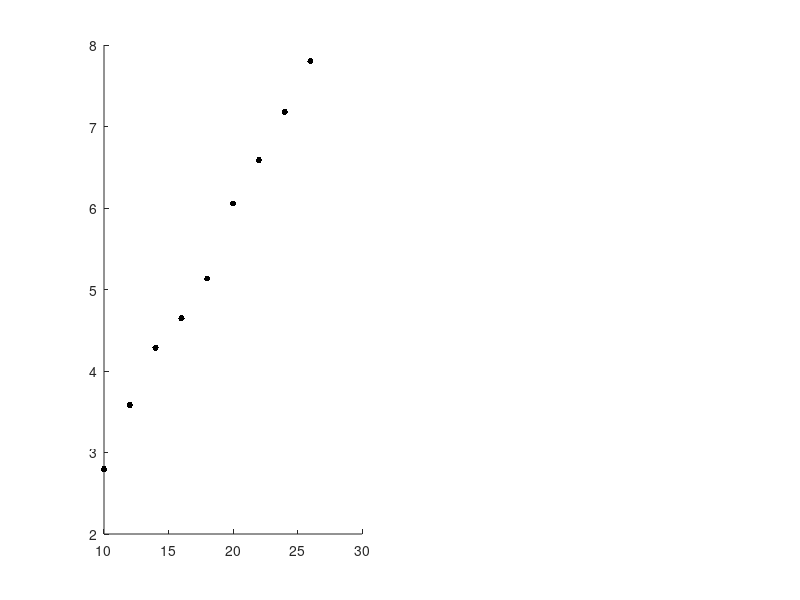

Write the MATLAB code that produced this figure. (Note: this script raises an error after producing the figure.)
u =(10:2:26);
i =[0.065 0.081 0.099 0.117 0.137 0.156 0.177 0.200 0.220];
v1=[2.795 3.582 4.286 4.648 5.133 6.056 6.587 7.180 7.803];
r=0.5*103.84*10^(-3);
s=pi*r*r;
rho=1.185;
p0=u.*i
p1=0.5.*rho.*s.*(v1.^3)
ita=p1./p0

subplot(1, 2, 1);
uv=scatter(u, v1, 200, 'k', '.');
hold on;
set(gca, 'Font', 'Latin Modern Math');

M=[u' ones(9,1)];
k=M\(v1');
v1pre=(M*k)';

plot(u, v1pre, '-k', 'LineWidth', 2);

subplot(1, 2, 2);
plot(v1, ita, '.-k', 'LineWidth', 2, 'MarkerSize', 20);
